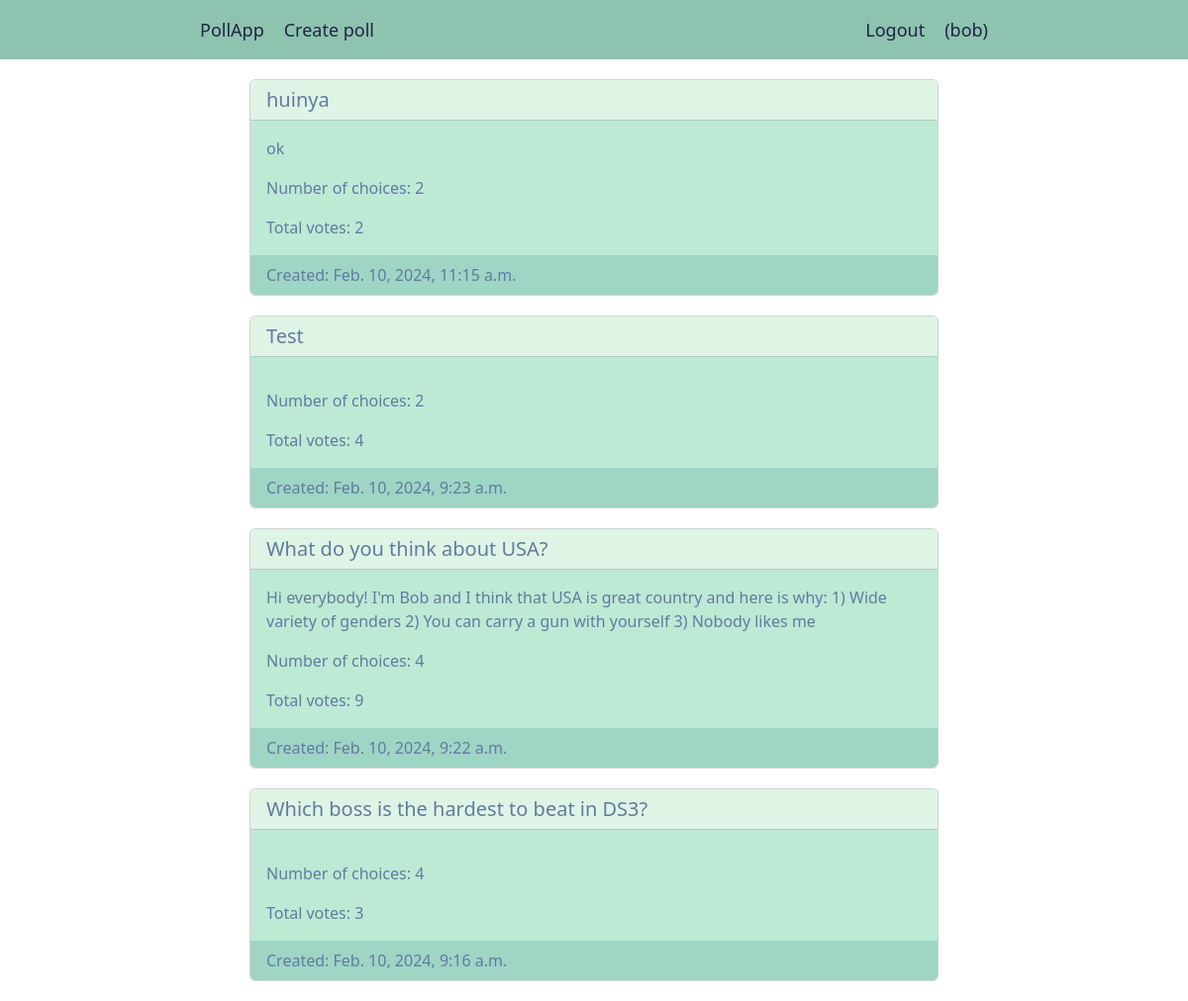
/poll/ (signed in), run on the app's committed database.
### poll/models.py (models this page shows, shortened)
class Poll(models.Model):
	owner = models.ForeignKey(User, on_delete=models.CASCADE)
	title = models.CharField(max_length=300, blank=False)
	description = models.TextField(blank=True)
	created = models.DateTimeField(auto_now_add=True)
	class Meta:
		ordering = ['-created']
	def total_votes(self, queryset=None) -> int:
		total = 0
		if not queryset:
			queryset = self.choices.all()
		for choice in queryset:
			total += choice.votes
		return total

class Choice(models.Model):
	poll = models.ForeignKey(Poll, on_delete=models.CASCADE,
							 	   related_name='choices')
	user_votes = models.ManyToManyField(User, related_name='voted_for')
	choice = models.CharField(max_length=200)
	votes = models.PositiveIntegerField(default=0)

### poll/views.py (the view)
# urls.py: path('', views.PollListView.as_view(),
class PollListView(ListView):
	queryset = Poll.objects.annotate(num_choices=Count('choices')) \
						   .order_by('-created')
	template_name = 'polls/list.html'

### poll/templates/polls/list.html
{% extends "base.html" %}
{% block content %}
	{% for poll in object_list %}
		<a href="{% url 'poll:detail' poll.id %}" class="card-link">
			<div class="card">
			  <h5 class="card-header">{{ poll.title }}</h5>
			  <div class="card-body">
			    <p class="card-text">{{ poll.description|truncatechars:200 }}</p>
			    <p class="card-text">Number of choices: {{ poll.num_choices }}</p>
			    <p class="card-text">Total votes: {{ poll.total_votes }}</p>
			  </div>
			  <div class="card-footer text-muted">
	    		Created: {{ poll.created }}
	  		</div>
			</div>
		</a>
	{% endfor %}
{% endblock %}

### poll/templates/base.html (shortened to what this page needs)
{% load django_bootstrap5 %}
{% load static %}
<!DOCTYPE html>
<html>
<head>
	{% bootstrap_css %}
	<link rel="stylesheet" type="text/css" href="{% static 'css/base.css' %}">
</head>
<body>
	<ul class="nav-bar">
		<a href="{% url 'poll:list' %}" class="nav-item">PollApp</a>
		{% if request.user.is_authenticated %}
			<a href="{% url 'poll:create' %}" class="nav-item">Create poll</a>
			<a href="{% url 'users:logout' %}" class="nav-auth">Logout</a>
			<li class="nav-item">({{ request.user.username }})</li>
		{% else %}
			<a href="{% url 'users:login' %}" class="nav-auth">Login</a>
			<a href="{% url 'users:registration' %}" class="nav-auth">Registration</a>
		{% endif %}
	</ul>
	<div class="container">
		{% block content %}
		{% endblock %}
	</div>
</body>
</html>

### poll/static/css/base.css (style rules this page uses)
.nav-bar { background-color: #8EC3B0; width: 100%; height: 60px; margin-bottom: 20px; padding-left: 16%; padding-right: 16%; list-style: none; display: flex; justify-content: space-between; align-items: center; }
.nav-item, .nav-auth { text-decoration: none; font-size: 18px; font-weight: 500; color: #1F2544; padding: 0 10px; white-space: nowrap; text-overflow: ellipsis; }
.nav-auth { margin-left: auto; }
.container { max-width: 60%; }
.card-link { text-decoration: none; }
.card { color: #1F2544; margin-bottom: 20px; }
.card-header { background-color: #DEF5E5; color: #637A9F !important; }
.card-body { background-color: #BCEAD5; color: #637A9F !important; }
.card-footer { background-color: #9ED5C5; color: #637A9F !important; border: none; }

### data on the page
Poll: title "huinya", description "ok", num_choices "2", total_votes "2", created "Feb. 10, 2024, 11:15 a.m."
Poll: title "Test", num_choices "2", total_votes "4", created "Feb. 10, 2024, 9:23 a.m."
Poll: title "What do you think about USA?", description "Hi everybody! I'm Bob and I think that USA is great country and here is why: 1) Wide variety of genders 2) You can carry a gun with yourself 3) Nobody likes me", num_choices "4", total_votes "9", created "Feb. 10, 2024, 9:22 a.m."
Poll: title "Which boss is the hardest to beat in DS3?", num_choices "4", total_votes "3", created "Feb. 10, 2024, 9:16 a.m."

### other printed values
{{ request.user.username }} "bob"
